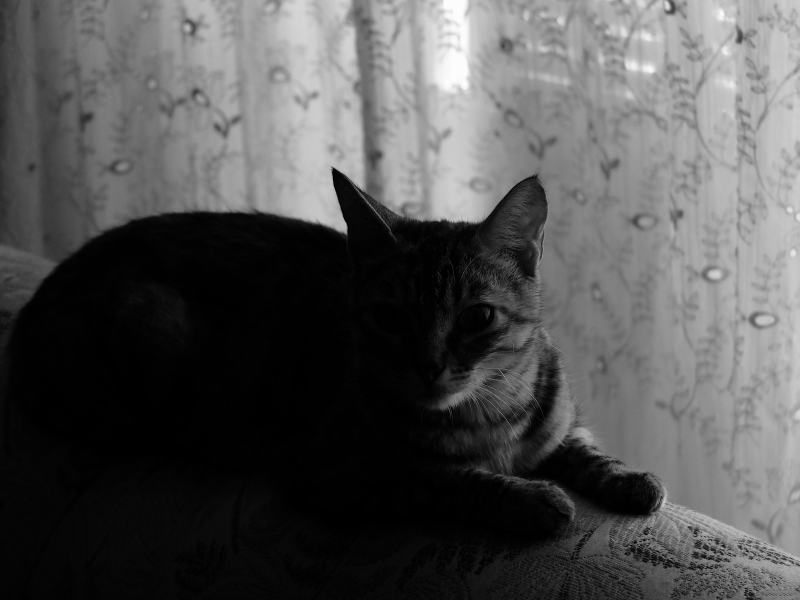
#> input picture 數位影像處理(李明穗)/hw1/SampleImage/sample2.png, 800 x 600 px, found by its file name
$ python 1_d.py
#> lines starting #> are read from the running program, lines starting #| are printed output that depends on the picture
import numpy as np
import cv2
import matplotlib.pyplot as plt


def solve(name1,name2,name3):
#> called with name1 = 'sample2.png', name2 = 'result5.png', name3 = 'result5_hist.png'
    img = cv2.imread(name1,cv2.IMREAD_GRAYSCALE)
#> img is the input picture: shape (600, 800); min 0, max 254, mean 82.8
    hist,bins = np.histogram(img.flatten(),bins =  [x for x in range(256)])
#> hist = 255 values, max 49133 at index 1, min 5 at index 254, mean 1882.4; bins = 256 values from 0 to 255
    cdf = hist.cumsum() #算cdf
#> cdf = 255 values from 19995 to 480000

    for y in range(img.shape[0]):
        for x in range(img.shape[1]):
            img[y][x]=cdf[img[y][x]]/cdf.max()*255
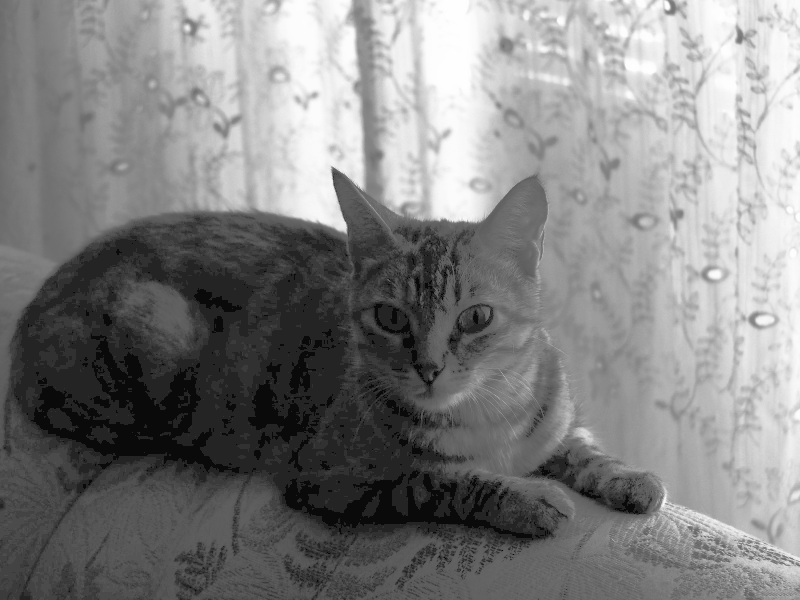
#> img: shape (600, 800); min 10, max 255, mean 129.7

    cv2.imwrite(name2,img)

    plt.hist(img.flatten(),bins =  [x for x in range(256)])
    plt.savefig(name3)
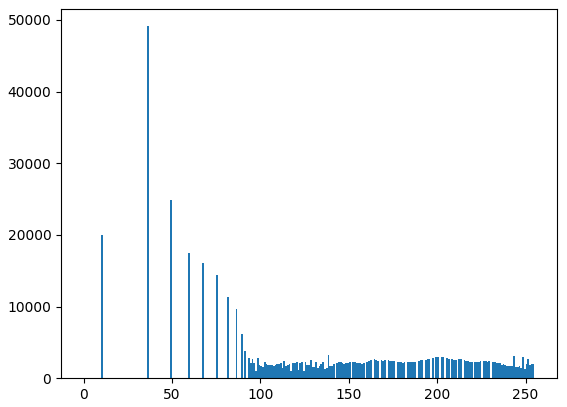
#> figure drawn by matplotlib, 1 panel; tallest bar 49133 high, from x = 36 to 37
    plt.show()

solve("sample2.png","result5.png","result5_hist.png")
solve("result3.png","result6.png","result6_hist.png")
#> call 2 of solve, with name1 = 'result3.png', name2 = 'result6.png', name3 = 'result6_hist.png'
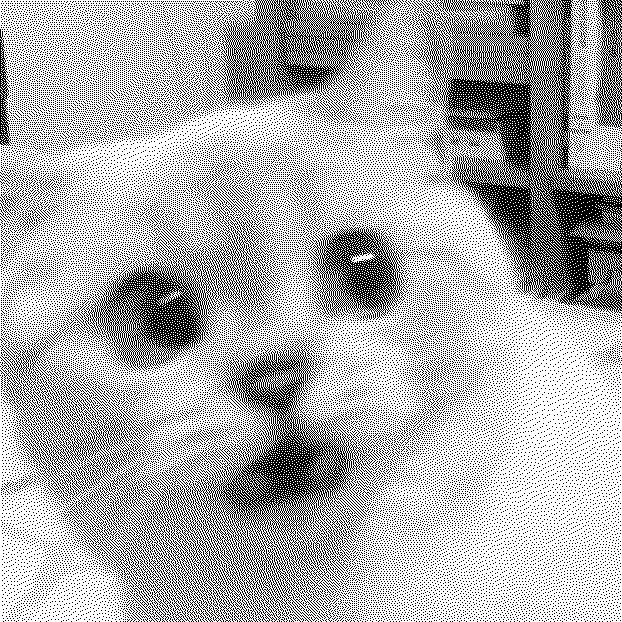
#> input picture 數位影像處理(李明穗)/hw4/result3.png, 622 x 622 px, found by its file name
#> in solve (call 2), `img = cv2.imread(name1,cv2.IMREAD_GRAYSCALE)`: img: shape (622, 622); 68.6% white; black in thin lines or dots
#> in solve (call 2), `hist,bins = np.histogram(img.flatten(),bins =  [x for x in range(256)])`: hist = 255 values, max 265419 at index 254, min 0 at index 1, mean 1517.2
#> in solve (call 2), `cdf = hist.cumsum()`: cdf = 255 values from 121465 to 386884
#> (the run stopped early here; a loop or call above may not have finished)
